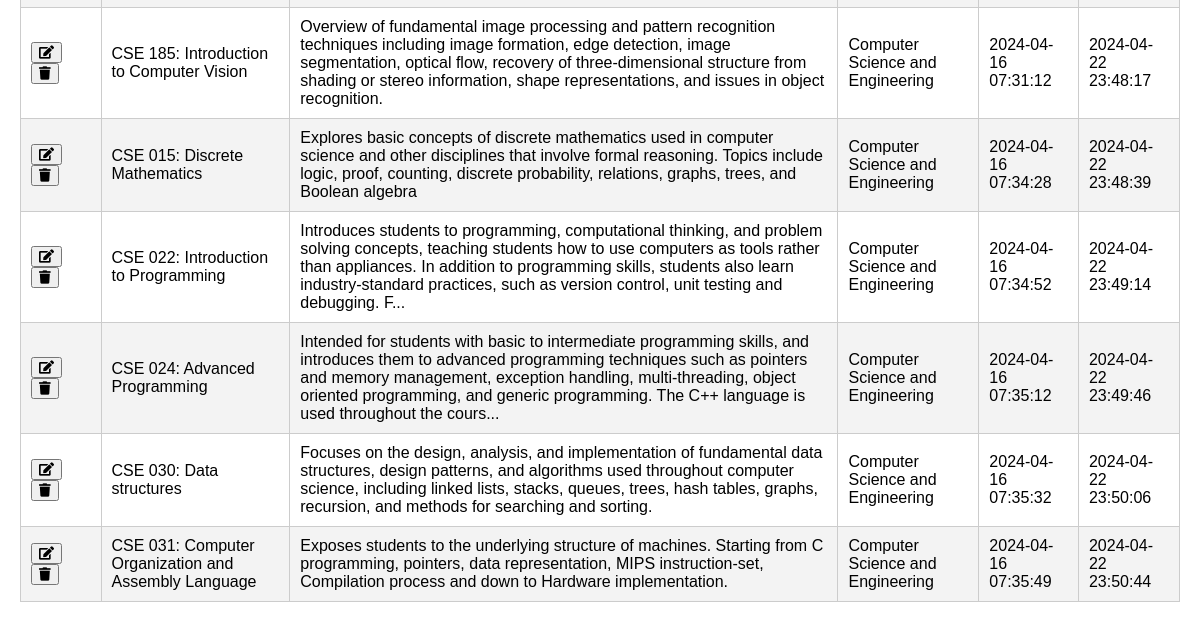
Page /search_results (signed in, lower part) on the earlier database version.
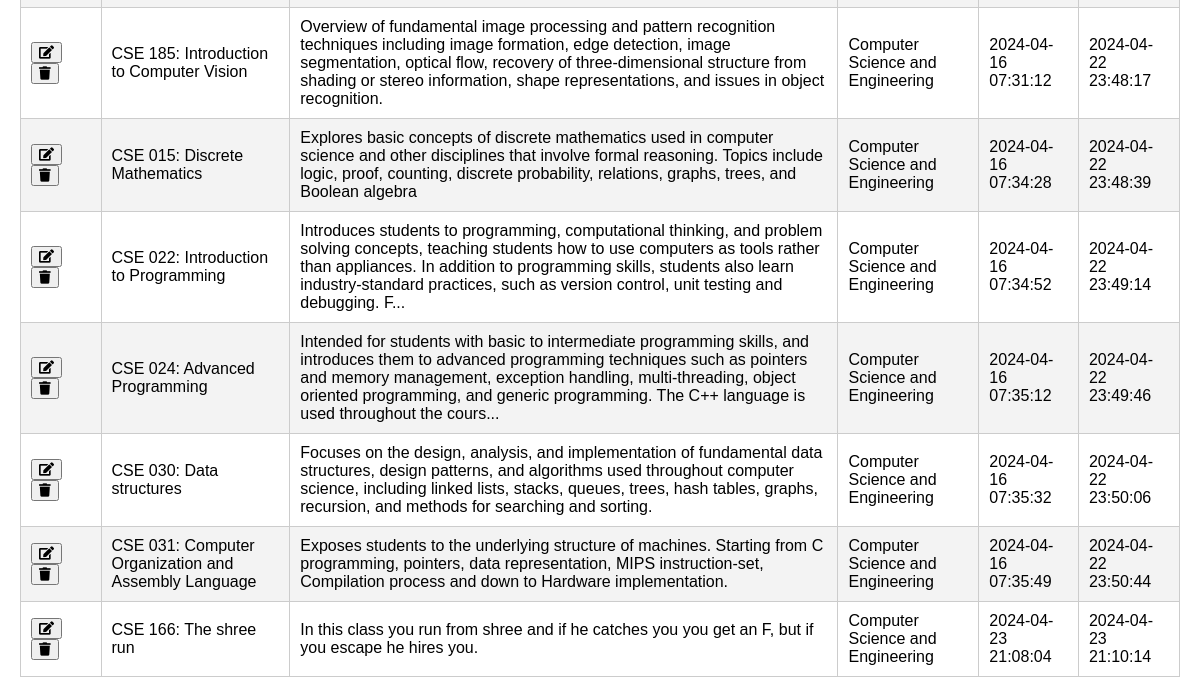
Same page on the later database version.
### app/models/model.py (models this page shows, shortened)
class Course(db.Model):
    courseID = db.Column(db.Integer, primary_key=True)
    title = db.Column(db.String(255), nullable=False)
    description = db.Column(db.Text, nullable=False)
    department = db.Column(db.String(255), nullable=False)
    created = db.Column(db.DateTime, default=datetime.utcnow)
    updated = db.Column(db.DateTime, default=datetime.utcnow, onupdate=datetime.utcnow)

### app/routes/view.py (the view)
@view_blueprint.route('/search_results')
@login_required
def search_courses():
    search_term = request.args.get('search', '')
    matching_courses = Course.query.filter(Course.title.like(f'%{search_term}%')).all()
    return render_template('search_results.html', courses=matching_courses, search_term=search_term)

### app/templates/search_results.html (shortened to what this page needs)
{% extends 'base.html' %} {% block styleLogin %}
<link
  rel="stylesheet"
  href="{{ url_for('static', filename='css/styleAdmin.css') }}"
/>
<link
  rel="stylesheet"
  href="https://cdnjs.cloudflare.com/ajax/libs/font-awesome/5.15.1/css/all.min.css"
/>
{% endblock %} {% block content %}
<div class="admin-container">
  {% if courses %}
  <table id="courseCatalogTable">
    {% for course in courses %}
    <tr id="courseRow{{ course.courseID }}">
      <td>
        <button onclick="editCourse('{{ course.courseID }}')">
          <i class="fas fa-edit"></i>
        </button>
        <button onclick="deleteCourse('{{ course.courseID }}')">
          <i class="fas fa-trash"></i>
        </button>
      </td>
      <td>{{ course.title }}</td>
      <td>
        {{ course.description[:300] }}{% if course.description|length > 300
        %}...{% endif %}
      </td>
      <td>{{ course.department }}</td>
      <td>{{ course.created.strftime('%Y-%m-%d %H:%M:%S') }}</td>
      <td>{{ course.updated.strftime('%Y-%m-%d %H:%M:%S') }}</td>
    </tr>
    {% endfor %}
  </table>
  {% else %}
  <div class="no-results">
    <p>No match. Please try a different search.</p>
  </div>
  {% endif %}
</div>
{% endblock %}

Differences in the rows shown:
added Course: title "CSE 166: The shree run", description "In this class you run from shree and if he catches you you get an F, but if you escape he hires you.", department "Computer Science and Engineering", created "2024-04-23 21:08:04", updated "2024-04-23 21:10:14"
